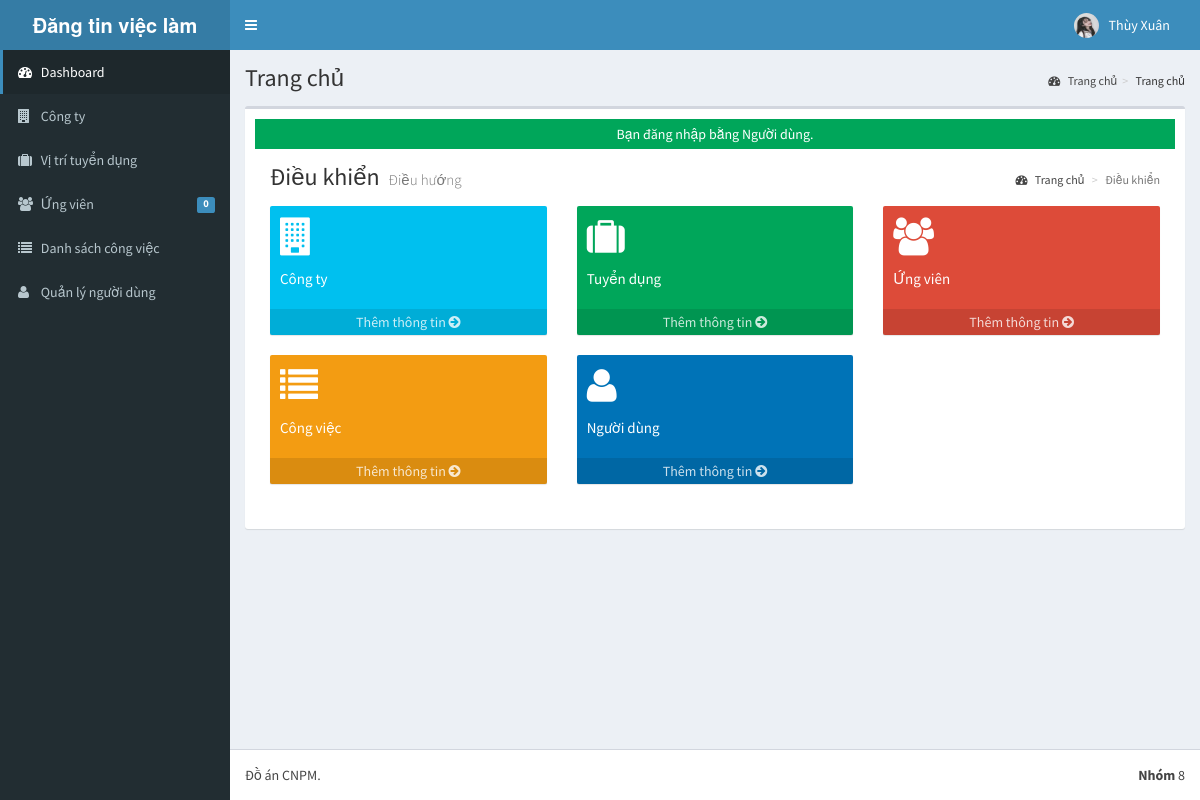
/admin/index.php (signed in), run on the app's committed database.
### tables this page shows
CREATE TABLE `tblusers` (
  `USERID` varchar(30) NOT NULL,
  `FULLNAME` varchar(40) NOT NULL,
  `USERNAME` varchar(90) NOT NULL,
  `PASS` varchar(90) NOT NULL,
  `ROLE` varchar(30) NOT NULL,
  `PICLOCATION` varchar(255) NOT NULL
);

### admin/index.php (called while the page is built, shortened)
<?php
require_once("../include/initialize.php");
$view = (isset($_GET['page']) && $_GET['page'] != '') ? $_GET['page'] : '';
switch ($view) {
    default :
    $title="Trang chủ";
}
require_once("theme/templates.php");
?>

### include/database.php (called while the page is built, shortened)
<?php
class Database {
	var $sql_string = '';
	private $conn;
	public function open_connection() {
		$this->conn = mysqli_connect(server,user,pass);
		if(!$this->conn){
			echo "Sự cố trong kết nối cơ sở dữ liệu! Liên hệ với quản trị viên!";
			exit();
		}else{
			$db_select = mysqli_select_db($this->conn,database_name);
		}
	}
	function setQuery($sql='') {
		$this->sql_string=$sql;
	}
	function executeQuery() {
		$result = mysqli_query($this->conn,$this->sql_string);
		return $result;
	}
	private function confirm_query($result) {
		return $result;
	}
	function loadSingleResult() {
		$cur = $this->executeQuery();
		while ($row = mysqli_fetch_object($cur)) {
		return $data = $row;
		}
	}
}
$mydb = new Database();
?>

### include/accounts.php (called while the page is built, shortened)
<?php
require_once(LIB_PATH.DS.'database.php');
class User {
	protected static  $tblname = "tblusers";
	function single_user($id=""){
			global $mydb;
			$mydb->setQuery("SELECT * FROM ".self::$tblname."
				Where USERID= '{$id}' LIMIT 1");
			$cur = $mydb->loadSingleResult();
			return $cur;
	}
	}
?>

### include/function.php (called while the page is built, shortened)
<?php
function currentpage(){
		$this_page = $_SERVER['SCRIPT_NAME'];
	    $bits = explode('/',$this_page);
		 return $bits[3];
	}
		?>

### admin/theme/templates.php (the view, shortened to what this page needs)
<!DOCTYPE html>
<html>
<head>
  <link rel="stylesheet" href="<?php echo web_root;?>bootstrap/css/bootstrap.min.css">
  <link rel="stylesheet" href="<?php echo web_root;?>plugins/font-awesome/css/font-awesome.min.css">
  <link rel="stylesheet" href="<?php echo web_root;?>dist/css/AdminLTE.min.css">
  <link rel="stylesheet" href="<?php echo web_root;?>dist/css/skins/_all-skins.min.css">
  <link rel="stylesheet" href="<?php echo web_root;?>plugins/iCheck/flat/blue.css">
  <link rel="stylesheet" href="<?php echo web_root;?>plugins/morris/morris.css">
  <link rel="stylesheet" href="<?php echo web_root;?>plugins/jvectormap/jquery-jvectormap-1.2.2.css">
  <link href="<?php echo web_root; ?>plugins/datepicker/bootstrap-datetimepicker.min.css" rel="stylesheet" media="screen">
  <link rel="stylesheet" href="<?php echo web_root;?>plugins/dataTables/jquery.dataTables.min.css">
  <link rel="stylesheet" href="<?php echo web_root;?>plugins/bootstrap-wysihtml5/bootstrap3-wysihtml5.min.css">
</head>
<body class="hold-transition skin-blue fixed sidebar-mini">
  <div class="wrapper">
    <header class="main-header">
      <a href="<?php echo web_root;?>/admin/" class="logo">
        <span class="logo-lg"><b>Đăng tin việc làm</b></span>
      </a>
      <nav class="navbar navbar-static-top" role="navigation">
        <a href="#" class="sidebar-toggle" data-toggle="offcanvas" role="button">
        </a>
        <div class="navbar-custom-menu">
          <ul class="nav navbar-nav">
            <?php
              $user = New User();
              $singleuser = $user->single_user($_SESSION['ADMIN_USERID']);
            ?>
          <li class="dropdown user user-menu" style="padding-right: 15px;"  >
            <a href="#" class="dropdown-toggle" data-toggle="dropdown">
              <img src="<?php echo web_root.'admin/user/'. $singleuser->PICLOCATION;?>" class="user-image" alt="User Image">
              <span class="hidden-xs"><?php echo $singleuser->FULLNAME; ?></span>
            </a>
          </li>
          </ul>
        </div>
      </nav>
    </header>
  <aside class="main-sidebar">
    <section class="sidebar">
      <ul class="sidebar-menu">
        <li  class="<?php echo (currentpage() == 'index.php') ? "active" : false;?>" >
          <a href="<?php echo web_root ;?>admin/">
            <i class="fa fa-dashboard"></i> <span>Dashboard</span>
          </a>
        </li>
        <li class="<?php echo (currentpage() == 'company') ? "active" : false;?>" >
          <a href="<?php echo web_root ;?>admin/company/">
            <i class="fa fa-building"></i> <span>Công ty</span>
          </a>
        </li>
        <li class="<?php echo (currentpage() == 'vacancy') ? "active" : false;?>" >
          <a href="<?php echo web_root ;?>admin/vacancy/">
            <i class="fa fa-suitcase"></i> <span>Vị trí tuyển dụng</span>
          </a>
        </li>
        <li class="<?php echo (currentpage() == 'applicants') ? "active" : false;?>" >
          <a href="<?php echo web_root ;?>admin/applicants/">
            <i class="fa fa-users"></i> <span>Ứng viên</span>
            <span class="label label-primary pull-right">
              <?php
                $sql = "SELECT count(*) as 'APPL' FROM `tbljobregistration` WHERE `PENDINGAPPLICATION`=1";
                $mydb->setQuery($sql);
                $pending = $mydb->loadSingleResult();
                echo $pending->APPL;
              ?>
            </span>
          </a>
        </li>
        <li class="<?php echo (currentpage() == 'category') ? "active" : false;?>" >
          <a href="<?php echo web_root ;?>admin/category/">
            <i class="fa fa-list"></i>
            <span>Danh sách công việc</span>
          </a>
        </li>
        <li class="<?php echo (currentpage() == 'user') ? "active" : false;?>">
          <a href="<?php echo web_root; ?>admin/user/">
            <i class="fa fa-user"></i>
            <span>Quản lý người dùng</span>
          </a>
        </li>
      </ul>
    </section>
  </aside>
  <div class="content-wrapper">
  <section class="content-header">
      <h1>
        <?php echo isset($title) ? $title : ''; ?>
      </h1>
      <ol class="breadcrumb">
        <?php
          if ($title!='Home') {
            $active_title = '';
            if (isset($_GET['view'])) {
              $active_title = '<li class='.$active_title.'><a href="index.php">'.$title.'</a></li>';
            }else{
              $active_title = '<li class='.$active_title.'>'.$title.'</li>';
            }
            echo '<li><a href='.web_root.'admin/><i class="fa fa-dashboard"></i> Trang chủ</a></li>';
            echo  $active_title;
          }
        ?>
      </ol>
    </section>
         <section class="content">
          <div class="row">
            <div class="col-xs-12">
              <div class="box">
                <div class="box-body">
             </div>
             </div>
           </div>
         </div>
         </section>
 </div>
  <footer class="main-footer">
    <div class="pull-right hidden-xs">
      <b>Nhóm</b> 8
    </div>
    <strong></strong> Đồ án CNPM.
  </footer>
</body>
</html>

### data on the page
tblusers: PICLOCATION (picture), FULLNAME "Thùy Xuân"

### other printed values
$pending->APPL "0"
$title "Trang chủ"
$_SESSION['message'] "Bạn đăng nhập bằng Người dùng."
